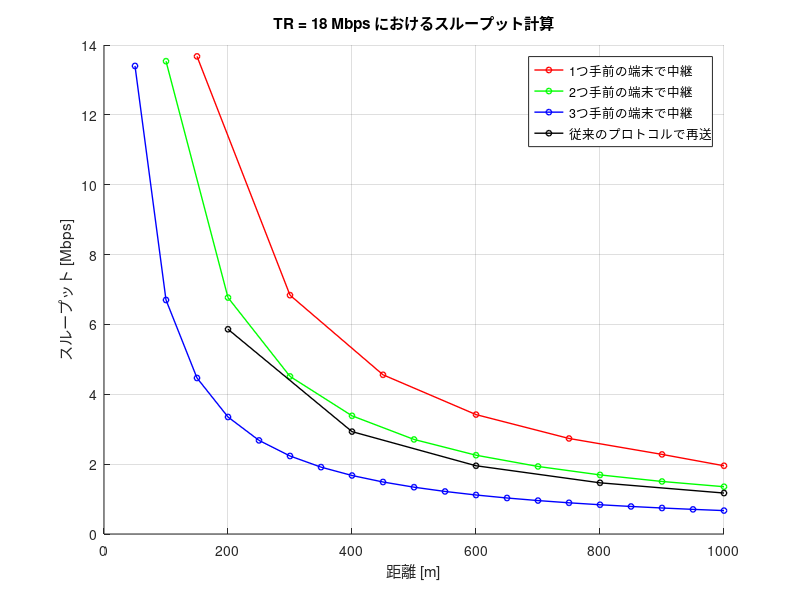

This figure's MATLAB source:
%従来のプロトコル(18Mbps→12Mbps)で再送したときと中継し伝送したときのスループットの比較
clear;
Rmin = [-82, -81, -79, -77, -74, -70, -66, -65]; % 最小受信感度 [dBm]
TR = [6, 9, 12, 18, 24, 36, 48, 54]; % 伝送レート [Mbps]
databit = [24, 36, 48, 72, 96, 144, 192, 216]; % OFDMシンボルごとのデータビット[bit]

Tp = 10; % 送信電力 [dBm]
f = 2.4 * 10^9; % 周波数 [Hz]
c = 3 * 10^8; % 光速 [m/s]

PLCP_pre = 16; % PLCPプリアンブル[μs]
PLCPhead_sig = 1; % PLCPヘッダ（シグナル）[μs]
PLCPhead_ser = 16; % PLCPヘッダ（サービス）[μs]
ACK = 80; % 802.11ACKフレーム[bit]
MAC = 192; % 802.11MACヘッダ[bit]
LLC = 64; % LLCヘッダ[bit]
packet = 12000; % IPパケット長[bit]
FCS = 32; % FCS[bit]
tail = 6; % テイルビット[bit]
SIFS = 10; % [μs]
DIFS = 34; % [μs]
backoff = 101.5; % 平均バックオフ制御時間 [μs]
slottime = 9; % ショートスロットタイム[μs]

max_distance = 1000; % 最大距離 [m]
N_max = 20; % 最大端末数

ACK_t=zeros(size(Rmin));%ACKフレーム[μs]
data_t=zeros(size(Rmin));%データフレーム[μs]
d_max=zeros(size(Rmin));%各伝送レートでの最大送信距離(50mごと)[m]
N_skip=zeros(size(Rmin));%各伝送レートでのスルー出来る最大の端末数

for i = 1:length(Rmin)
    Rmin_current = Rmin(i);
    TR_current = TR(i);
    databit_current = databit(i);
    
    % 最大伝送距離の計算
    Lfs = Tp - Rmin_current; % 距離減衰 [dB]
    d_max(i) = floor(((10^(Lfs / 20)) * c) / (4 * pi * f) / 50) * 50; % 最大伝送距離 [m]
    N_skip(i) = d_max(i) / 50;
    % フレームの計算
    ACK_t(i) = PLCP_pre + (PLCPhead_sig + ceil((PLCPhead_ser + ACK + FCS + tail) / databit_current)) * 4;
    data_t (i)= PLCP_pre + (PLCPhead_sig + ceil((PLCPhead_ser + MAC + LLC + packet + FCS + tail) / databit_current)) * 4;
end

% 条件1: スループット計算 (条件ごとのスループット)
conditions = [1, 2, 3]; % 各条件での変更量
colors = ['r', 'g', 'b'];

figure;
hold on;
for cond_idx = 1:length(conditions)
    
    N = 0;
    
    total_tt = 0;
    j = 1;

    while N <= N_max
        N = N + N_skip(4);
        total_tt = total_tt + (ACK_t(4) + data_t (4)+ SIFS +6+ backoff); % トータル時間
        N = N - conditions(cond_idx); % 条件ごとの端末減少
        total_tt = total_tt +(conditions(cond_idx)-1) * slottime +  ACK_t(4); % 通信成功

        if N >= N_max
            throughput_cond(j) = packet / total_tt; % スループット [Mbps]
            N_succsess_cond(j) = N_max * 50; % 距離[m]を記録
            break;
        end

        throughput_cond(j) = packet / total_tt; % スループット [Mbps]
        N_succsess_cond(j) = N * 50; % 距離[m]を記録
        j = j + 1;
    end

    % プロット
    plot(N_succsess_cond, throughput_cond, '-o', 'Color', colors(cond_idx), 'LineWidth', 1, 'MarkerSize', 4, 'DisplayName', sprintf('%dつ手前の端末で中継', cond_idx));
end

% 条件2: スループット計算 (固定距離リスト)
if mod(max_distance, d_max(4)) == 0
    distances = d_max(4):d_max(4):max_distance; 
else
    distances = [d_max(4):d_max(4):max_distance max_distance];
end

throughput_fixed = zeros(size(distances));
for j = 1:length(distances)
    D = distances(j);
    total_tt = (ACK_t(4) + data_t(4) + SIFS +6+ backoff) * (D / d_max(4)) +(ACK_t(3) + data_t(3) + SIFS +6+ backoff) * (D / d_max(4)) ; %最初18Mbpsで送信し再送は12Mbps
    throughput_fixed(j) = packet / total_tt; % スループット [Mbps]
end

% プロット (固定距離リスト)
plot(distances, throughput_fixed, '-o', 'Color', 'k', 'LineWidth', 1, 'MarkerSize', 4, 'DisplayName', '従来のプロトコルで再送');

xlabel('距離 [m]');
ylabel('スループット [Mbps]');
title('TR = 18 Mbps におけるスループット計算');
legend('show');
grid on;
hold off;
